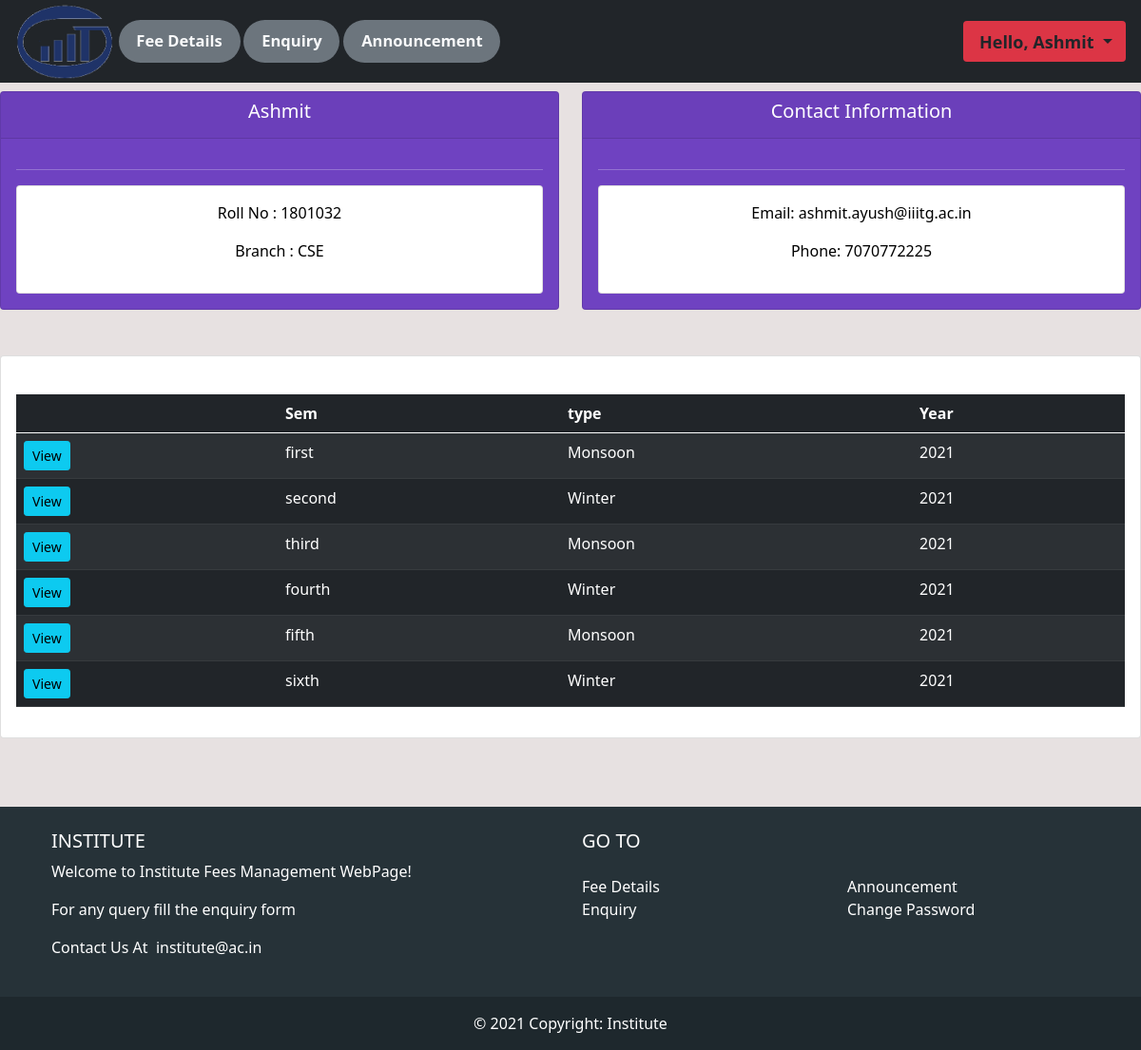
Screenshot of /user/ (signed in) with the database file from the repository.
### fees/models.py (models this page shows, shortened)
class Student(models.Model):
    BranchType = models.TextChoices('BranchType', 'CSE ECE')
    date = [str(x) for x in range(2013,2050)]
    date=' '.join(date)
    YearType = models.TextChoices('YearType', date)
    CourseType = models.TextChoices('CourseType', 'B_Tech M_Tech Phd')
    user = models.OneToOneField(User, null=True, on_delete=models.CASCADE)
    roll = models.CharField('Roll_No', max_length=7, primary_key=True, blank=False)
    firstname = models.CharField('First_Name', max_length=250, blank=False)
    middlename = models.CharField('Middle_Name', max_length=250, null=True, blank=True)
    lastname = models.CharField('Last_Name', max_length=250, null=True, blank=True)
    email = models.EmailField('Email', max_length=250, blank=False)
    phone = models.CharField('Phone', max_length=15, blank=False)
    branch = models.CharField('Branch', max_length=3, blank=False, choices=BranchType.choices)
    Year = models.CharField('Year', max_length=4, blank=False, choices=YearType.choices)
    course = models.CharField('Course', max_length=7, blank=False, choices=CourseType.choices)
    datecreated = models.DateTimeField(auto_now_add=True, null=True)
    template = '{} {}'

class Semester(models.Model):
    date = [str(x) for x in range(2013,2050)]
    date=' '.join(date)
    SemesterType = models.TextChoices('SemesterType', 'first second third fourth fifth sixth seventh eighth')
    Monsoon_WinterType = models.TextChoices('Monsoon_WinterType', 'Monsoon Winter')
    PaidType = models.TextChoices('PaidType', 'NotPaid Paid')
    YearType = models.TextChoices('YearType', date)
    MonthType = models.TextChoices('MonthType', 'Jan Feb Mar Apr May Jun Jul Aug Sept Oct Nov Dec')
    roll = models.ForeignKey(Student, on_delete=models.CASCADE, blank=False)
    semestertype = models.CharField('Semester_type', max_length=50, blank=False, choices=SemesterType.choices)
    monsoon_wintertype = models.CharField('Monsoon_or_Winter', max_length=50, blank=False, choices=Monsoon_WinterType.choices)
    Year = models.CharField('Year', max_length=50, blank=False, choices=YearType.choices)
    datecreated = models.DateTimeField(auto_now_add=True, null=True)
    tution_fee = models.CharField('Tution_Fee', max_length=50, null=True, blank=True, default='0')
    hostel_fee = models.CharField('Hostel_Fee', max_length=50, null=True, blank=True, default='0')
    mon_1 = models.CharField('Mon_1', max_length=50, null=True, choices=MonthType.choices, blank=True)
    mon_1_amount = models.CharField('Mon_1_amount', max_length=50, null=True, blank=True, default='0')
    mon_2 = models.CharField('Mon_2', max_length=50, null=True, choices=MonthType.choices, blank=True)
    mon_2_amount = models.CharField('Mon_2_amount', max_length=50, null=True, blank=True, default='0')
    mon_3 = models.CharField('Mon_3', max_length=50, null=True, choices=MonthType.choices, blank=True)
    mon_3_amount = models.CharField('Mon_3_amount', max_length=50, null=True, blank=True, default='0')
    mon_4 = models.CharField('Mon_4', max_length=50, null=True, choices=MonthType.choices, blank=True)
    mon_4_amount = models.CharField('Mon_4_amount', max_length=50, null=True, blank=True, default='0')
    mon_5 = models.CharField('Mon_5', max_length=50, null=True, choices=MonthType.choices, blank=True)
    mon_5_amount = models.CharField('Mon_5_amount', max_length=50, null=True, blank=True, default='0')
    mon_6 = models.CharField('Mon_6', max_length=50, null=True, choices=MonthType.choices, blank=True)
    mon_6_amount = models.CharField('Mon_6_amount', max_length=50, null=True, blank=True, default='0')
    extra_charges = models.TextField("Extra Charges", null=True, blank=True, default='None')
    extra_charges_amount = models.CharField('Extra Charge Amount', max_length=50, default = '0', blank=True)
    total_payment = models.CharField('Total Payment', max_length=50, null=True, blank=True, default='0')
    total_paid = models.CharField('Total paid',max_length=50, null=True, blank=True, default='0')
    dues = models.CharField('Dues', max_length=50, null=True, blank=True, default='0')
    template = '{} {} {} {}'

### fees/decorators.py (the view)
        def wrapper_func(request, *args, **kwargs):
            group = None
            if request.user.groups.exists():
                group = request.user.groups.all()[0].name
            if group in allowed_roles:
                return view_func(request, *args, **kwargs)
            else:
                return HttpResponse('You are not authorize')

### fees/views.py (called while the page is built)
@login_required(login_url = 'login')
@allowed_users(allowed_roles=['student'])
def userpage(request):
    student_sems = request.user.student.semester_set.all()
    roll = request.user
    student_data = Student.objects.get(roll=roll)
    semester_tabs = student_data.semester_set.all()
    context = {'student_sems':student_sems, 'student_data':student_data, 'semester_tabs':semester_tabs}
    return render(request, 'fees/user.html', context)

### fees/templates/fees/user.html (shortened to what this page needs)
{% extends 'fees/main.html' %}
{% block content %}
<br>
<div class="row">
    <div class="col">
        <div class="col-md">
            <div class="card text-center text-white nb-3" id='Students-Contact-Information'>
                <div class="card-header">
                    <h5 class="card-title">{{student_data.firstname}}</h5>
                </div>
                <div class="card-body">
                    <hr>
                    <div class="card card-body" , id='Students-Contact-body'>
                        <p style="text-align: center;">Roll No : {{student_data.roll}} </p>
                        <p style="text-align: center;">Branch : {{student_data.branch}} </p>
                    </div>
                </div>
            </div>
        </div>
    </div>
    <div class="col">
        <div class="col-md">
            <div class="card text-center text-white nb-3" id='Students-Contact-Information'>
                <div class="card-header">
                    <h5 class="card-title">Contact Information</h5>
                </div>
                <div class="card-body">
                    <hr>
                    <div class="card card-body" , id='Students-Contact-body'>
                        <p style="text-align: center;">Email: {{student_data.email}} </p>
                        <p style="text-align: center;">Phone: {{student_data.phone}} </p>
                    </div>
                </div>
            </div>
        </div>
    </div>
</div>
<br>
<br>
<div class="row">
    <div class="col-md">
        <div class="card card-body">
            <br>
            <table class="table table-dark table-striped">
                <thead>
                    <tr>
                        <th scope="col"></th>
                        <th scope="col">Sem</th>
                        <th scope="col">type</th>
                        <th scope="col">Year</th>
                    </tr>
                </thead>
                {% for sems in semester_tabs %}
                <tr>
                    <td><a class="btn btn-sm btn-info" href="{% url 'user_student_each_sem' sems.id %}">View</a></td>
                    <td>{{sems.semestertype}} </td>
                    <td>{{sems.monsoon_wintertype}} </td>
                    <td>{{sems.Year}} </td>
                </tr>
                {% endfor %}
            </table>
        </div>
        <br>
        <br>
        <br>
    </div>
</div>
{% endblock %}

### fees/templates/fees/navbar.html (shortened to what this page needs)
{% load static %}
{% if request.user.is_staff %}
<nav class="navbar navbar-expand-lg navbar-dark bg-dark w-100 p-1" style="position: fixed; z-index: 1;">
  <div class="container-fluid">
    {% comment %} <a class="navbar-brand" href="#">Navbar</a> {% endcomment %}
    <img src="{% static 'images/LOGOIIITG.png' %}" alt="" style="padding: 0%;width:137px; height:79px;">
    <button class="navbar-toggler" type="button" data-bs-toggle="collapse" data-bs-target="#navbarNavDropdown"
      aria-controls="navbarNavDropdown" aria-expanded="false" aria-label="Toggle navigation">
      <span class="navbar-toggler-icon"></span>
    </button>
    <div class="collapse navbar-collapse" id="navbarNavDropdown"  style="overflow-x:visible;width: 100%;">
      <ul class="navbar-nav">
        <li class="nav-item badge rounded-pill bg-secondary " style="margin-left: 1%; font-size: 100%;">
          <a class="nav-link active text-light" aria-current="page" href="{% url 'home' %}">Students</a>
        </li>
        <li class="nav-item badge rounded-pill bg-secondary " style="margin-left: 1%; font-size: 100%;">
          <a class="nav-link active text-light" href="{% url 'enquiry_admin' %}">Enquiry</a>
        </li>
        <li class="nav-item badge rounded-pill bg-secondary " style="margin-left: 1%; font-size: 100%;">
          <a class="nav-link active text-light" href="{% url 'announcement' %}">Announcement</a>
        </li>
        <li class="nav-item badge rounded-pill bg-secondary " style="margin-left: 1%; font-size: 100%;">
          <a class="nav-link active text-light" href="{% url 'registration' %}">Registration</a>
        </li>
        <li class="nav-item badge rounded-pill bg-secondary " style="margin-left: 1%; font-size: 100%;">
          <a class="nav-link active text-light" href="{% url 'automate_semester' %}">New_Semester</a>
        </li>
        <li class="nav-item badge rounded-pill bg-secondary " style="margin-left: 1%; font-size: 100%;">
          <a class="nav-link active text-light" href="{% url 'automate_fees' %}">Fees_Update</a>
        </li>
        <li class="nav-item badge rounded-pill bg-secondary " style="margin-left: 1%; font-size: 100%;">
          <a class="nav-link active text-light" href="{% url 'registered_details' %}">Registered Details</a>
        </li>
      </ul>
    </div>
    <ul class="nav navbar-nav navbar-right" style="margin-left: 1%; margin: right 1%;">
      <li class="nav-item dropdown badge bg-danger">
        <a class="nav-link dropdown-toggle text-dark" href="#" id="navbarDropdownMenuLink" role="button"
          data-bs-toggle="dropdown" aria-expanded="false" style="margin-left: 1%; font-size: 150%;">
          <span>Hello, {{request.user}} </span>
        </a>
        <ul class="dropdown-menu" aria-labelledby="navbarDropdownMenuLink">
          <li><a class="dropdown-item" href="{% url 'Logout' %}">Logout</a></li>
        </ul>
      </li>
    </ul>
  </div>
</nav>
{% else %}
<nav class="navbar navbar-expand-lg navbar-dark bg-dark w-100 p-1" style="position: fixed; z-index: 1;">
  <div class="container-fluid">
    <img src="{% static 'images/LOGOIIITG.png' %}" alt="" style="padding: 0%;width:137px; height:79px;">
    <div class="collapse navbar-collapse" id="navbarNavDropdown">
      <ul class="navbar-nav">
        <li class="nav-item badge rounded-pill bg-secondary " style="margin-left: 1%; font-size: 103.5%;">
          <a class="nav-link active text-light" href="{% url 'home' %}">Fee Details</a>
        </li>
        <li class="nav-item badge rounded-pill bg-secondary " style="margin-left: 1%; font-size: 103.5%;">
          <a class="nav-link active text-light" href="{% url 'enquiry' %}">Enquiry</a>
        </li>
        <li class="nav-item badge rounded-pill bg-secondary " style="margin-left: 1%; font-size: 103.5%;">
          <a class="nav-link active text-light" href="{% url 'student_announcement' %}">Announcement</a>
        </li>
      </ul>
    </div>
    <ul class="nav navbar-nav navbar-right">
      <li class="nav-item dropdown badge bg-danger">
        <a class="nav-link dropdown-toggle text-dark" href="#" id="navbarDropdownMenuLink" role="button"
          data-bs-toggle="dropdown" aria-expanded="false" style="margin-left: 1%; font-size: 150%;">
          <span>Hello, {{student_data.firstname}} </span>
        </a>
      </li>
    </ul>
  </div>
</nav>
{% endif %}
<br>
<br>
<br>

### static/css/main.css (style rules this page uses)
body { background-color: #e7e1e1; }
#Students-Contact-Information { background-color: #6f42c1; }
#Students-Contact-body { text-align: left; color: black; }

### rows the page displays
Student: firstname "Ashmit", roll "1801032", branch "CSE", email "ashmit.ayush@iiitg.ac.in", phone "7070772225"
Semester: semestertype "first", monsoon_wintertype "Monsoon", Year "2021"
Semester: semestertype "second", monsoon_wintertype "Winter", Year "2021"
Semester: semestertype "third", monsoon_wintertype "Monsoon", Year "2021"
Semester: semestertype "fourth", monsoon_wintertype "Winter", Year "2021"
Semester: semestertype "fifth", monsoon_wintertype "Monsoon", Year "2021"
Semester: semestertype "sixth", monsoon_wintertype "Winter", Year "2021"
